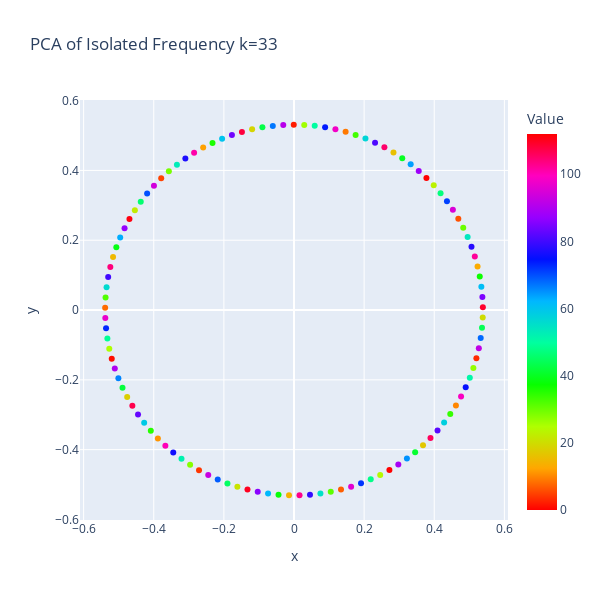

Write notebook code for a chart like this one.
### Code cell
def plot_pca_for_frequency(model, freq_index):
    W_E_np = model.W_E[:-1, :].detach().cpu().numpy()
    
    W_tensor = torch.tensor(W_E_np)
    W_fft = torch.fft.fft(W_tensor, dim=0)
    
    mask = torch.zeros_like(W_fft)
    
    mask[freq_index, :] = W_fft[freq_index, :]
    if freq_index != 0:
        mask[P-freq_index, :] = W_fft[P-freq_index, :]
        
    W_filtered = torch.fft.ifft(mask, dim=0).real.numpy()
    
    pca = PCA(n_components=2)
    pca_res = pca.fit_transform(W_filtered)
    
    df = pd.DataFrame({
        'x': pca_res[:, 0], 
        'y': pca_res[:, 1], 
        'Value': range(P),
    })
    
    fig = px.scatter(
        df, x='x', y='y', color='Value', 
        title=f"PCA of Isolated Frequency k={freq_index}",
        color_continuous_scale='hsv',
        width=600, height=600
    )
    fig.show()

dominant_freq = 33
plot_pca_for_frequency(model, dominant_freq)
